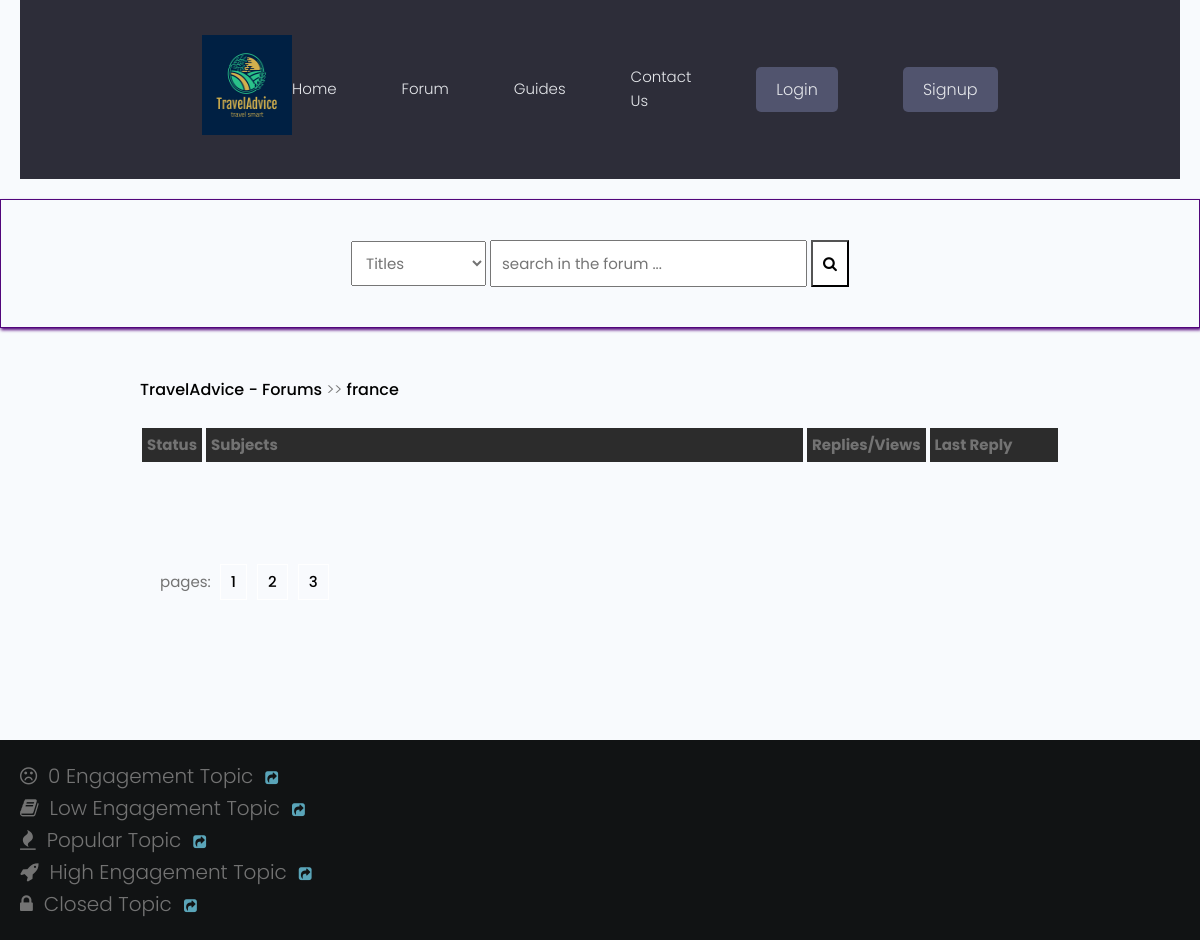
The page /forum/posts/france/ on the database as committed earlier.
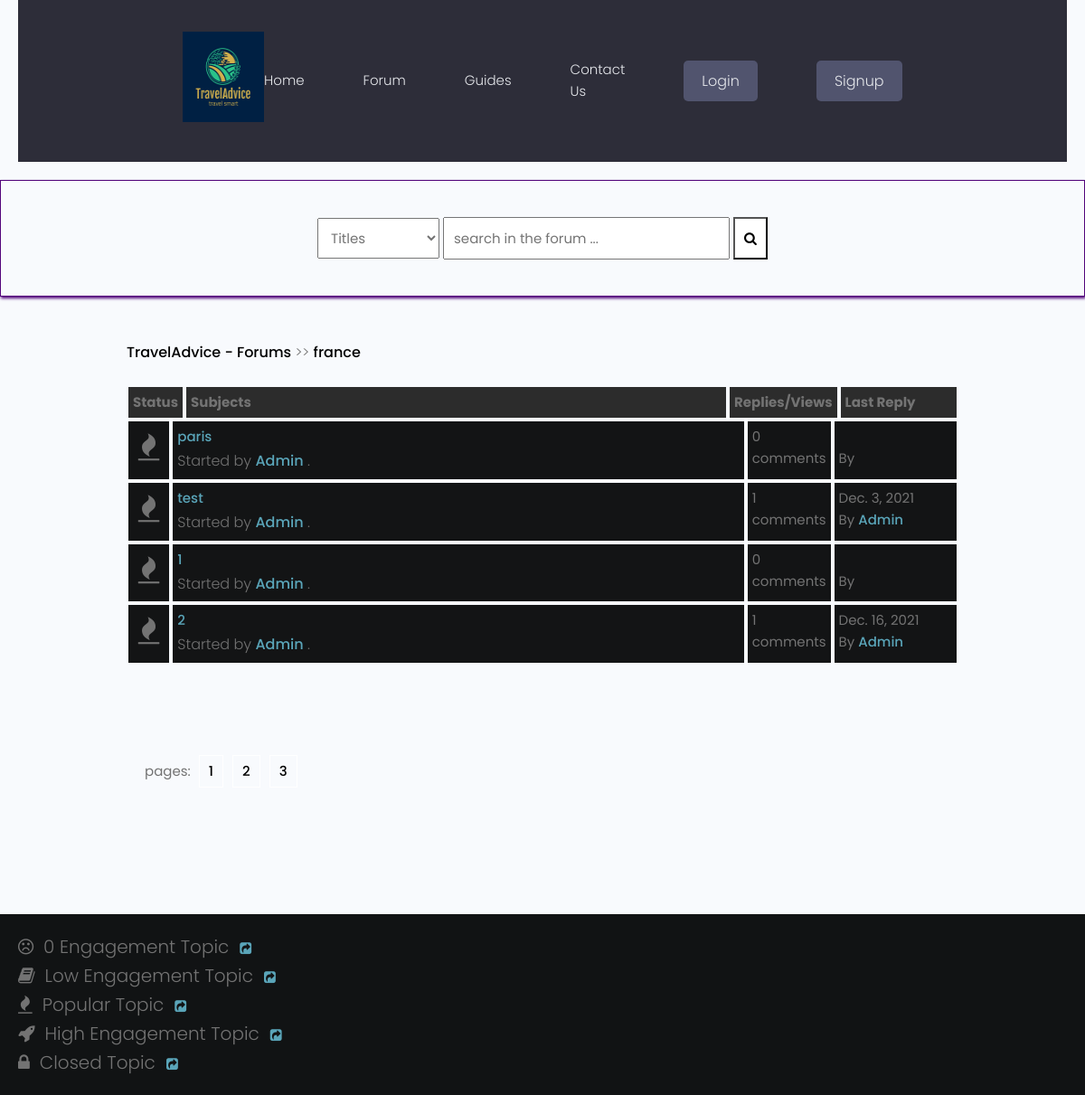
The same page on the database as committed later.
### forum/models.py (models this page shows, shortened)
class Post(models.Model):
    title = models.CharField(max_length=400)
    slug = models.SlugField(max_length=400, unique=True, blank=True)
    user = models.ForeignKey(Author, on_delete=models.CASCADE) #frame key of the author
    content = HTMLField()
    categories = models.ForeignKey(Category, on_delete=models.SET_NULL, null=True)
    date = models.DateTimeField(auto_now_add=True)
    tags = TaggableManager() #imported from taggit.managers
    comments = models.ManyToManyField(Comment, blank=True)
    closed = models.BooleanField(default=False)
    def get_url(self):
        return reverse("detail", kwargs={
            "slug":self.slug
        })
    @property
    def num_comments(self):
        return self.comments.count()
    @property
    def last_reply(self):
        return self.comments.latest("date")

class Author(models.Model):
    user = models.ForeignKey(User, on_delete=models.CASCADE)
    fullname = models.CharField(max_length=40, blank=True)
    slug = models.SlugField(max_length=400, unique=True, blank=True) # imported from django.utils.text
    bio = HTMLField() #desctription of the user imported the field from tinymce.models
    points = models.IntegerField(default=0) #check later if we need this (maybe put here the rating)

class Comment(models.Model):
    user = models.ForeignKey(Author, on_delete=models.CASCADE)
    content = models.TextField()
    date = models.DateTimeField(auto_now_add=True)

### forum/views.py (the view)
# urls.py: path("posts/<slug>/", posts, name="posts"),
def posts(request, slug):
    category = get_object_or_404(Category, slug=slug)
    posts = Post.objects.filter(categories=category)
    paginator = Paginator(posts, 5)
    page = request.GET.get("page")
    try:
        posts = paginator.page(page)
    except PageNotAnInteger:
        posts = paginator.page(1)
    except EmptyPage:
        posts = paginator.page(paginator.num_pages)
    context = {
        "posts":posts,
        "forum": category,
        "title": "Posts"
    }
    return render(request, 'forum/posts.html', context)

### forum/context_processors.py (called while the page is built, shortened)
def searchFunction(request):
    search_context = {}
    posts = Post.objects.all()
    return search_context

### forum/models.py (called while the page is built)
    def get_url(self):
        return reverse("posts", kwargs={ #imported from django.shortcuts
            "slug": self.slug
        })

### forum/templates/forum/posts.html
{% extends 'forumsbase.html' %}
{% block content %}
    <div class="container">
        <div class="navigate">
            <span><a href="{% url 'trips' %}">TravelAdvice - Forums</a> >> <a href="{{forum.get_url}}">{{forum.title}}</a></span>
        </div>
        <div class="posts-table">
            <div class="table-head">
                <div class="status">Status</div>
                <div class="subjects">Subjects</div>
                <div class="replies">Replies/Views</div>
                <div class="last-reply">Last Reply</div>
            </div>
                {% for post in posts %}
            <div class="table-row">
                <div class="status"><i class="fa fa-fire"></i></div>
                <div class="subjects">
                        <a href="{{post.get_url}}">{{post.title}}</a>
                    <br>
                    <span>Started by <b><a href="">{{post.user.fullname|title}}</a></b> .</span>
                </div>
                <div class="replies">
                   {{post.num_comments}} comments <br>
                </div>
                <div class="last-reply">
                    {{post.last_reply.date|date}}
                    <br>By <b><a href="">{{post.last_reply.user.fullname|title}}</a></b>
                </div>
            </div>
            {% endfor %}
        </div>
            <div class="pagination">
                pages: <a href="">1</a><a href="">2</a><a href="">3</a>
            </div>
    </div>
    <div class="note">
        <span><i class="fa fa-frown-o"></i>&nbsp; 0 Engagement Topic</span>&nbsp;&nbsp;&nbsp;<a href=""><i class="fa fa-share-square"></i></a><br>
        <span><i class="fa fa-book"></i>&nbsp; Low Engagement Topic</span>&nbsp;&nbsp;&nbsp;<a href=""><i class="fa fa-share-square"></i></a><br>
        <span><i class="fa fa-fire"></i>&nbsp; Popular Topic</span>&nbsp;&nbsp;&nbsp;<a href=""><i class="fa fa-share-square"></i></a><br>
        <span><i class="fa fa-rocket"></i>&nbsp; High Engagement Topic</span>&nbsp;&nbsp;&nbsp;<a href=""><i class="fa fa-share-square"></i></a><br>
        <span><i class="fa fa-lock"></i>&nbsp; Closed Topic</span>&nbsp;&nbsp;&nbsp;<a href=""><i class="fa fa-share-square"></i></a><br>
    </div>
   {% endblock content %}

Rows that differ between the two databases and show on the page:
added Post: title "paris", user.fullname "Admin", num_comments "0"
added Post: title "test", user.fullname "Admin", num_comments "1", last_reply "Dec. 3, 2021", last_reply.user.fullname "Admin"
added Post: title "1", user.fullname "Admin", num_comments "0"
added Post: title "2", user.fullname "Admin", num_comments "1", last_reply "Dec. 16, 2021", last_reply.user.fullname "Admin"
